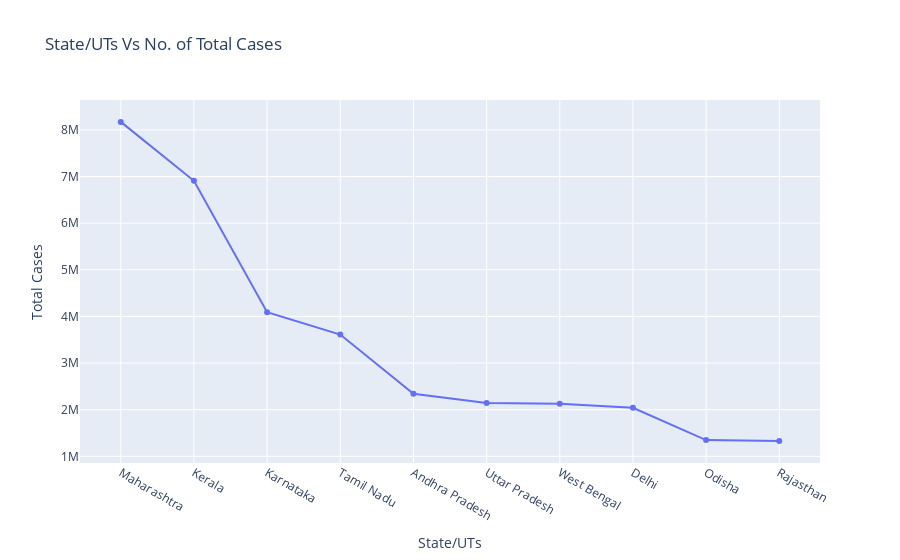

Write notebook code for a chart like this one.
### Markdown cell above
#### 3.5) Total Cases state Wise. 
Maharshtra being the leading one and Kerala at it's behind

### Code cell
x = sd[['State/UTs','Total Cases']].sort_values(by = 'Total Cases',ascending=False)[:10]['State/UTs'].values
y = sd[['State/UTs','Total Cases']].sort_values(by = 'Total Cases',ascending=False)[:10]['Total Cases'].values


df = pd.DataFrame({'State/UTs':x,
                  'Total Cases':y })

fig = px.line(df, 
             x='State/UTs', 
             y='Total Cases',
             markers = True,
             title='State/UTs Vs No. of Total Cases'
            )

fig.show()

### Figure 1 — Plotly figure (JSON) as saved in the notebook; plotly's stock layout.template omitted (floating-point values rounded to 4 significant figures)
{"data": [{"hovertemplate": "State/UTs=%{x}<br>Total Cases=%{y}<extra></extra>", "legendgroup": "", "line": {"color": "#636efa", "dash": "solid"}, "marker": {"symbol": "circle"}, "mode": "markers+lines", "name": "", "orientation": "v", "showlegend": false, "type": "scatter", "x": ["Maharashtra", "Kerala", "Karnataka", "Tamil Nadu", "Andhra Pradesh", "Uttar Pradesh", "West Bengal", "Delhi", "Odisha", "Rajasthan"], "xaxis": "x", "y": [8171048, 6907241, 4088769, 3610655, 2340676, 2145431, 2126282, 2040910, 1348409, 1326465], "yaxis": "y"}], "layout": {"legend": {"tracegroupgap": 0}, "title": {"text": "State/UTs Vs No. of Total Cases"}, "xaxis": {"anchor": "y", "domain": [0, 1], "title": {"text": "State/UTs"}}, "yaxis": {"anchor": "x", "domain": [0, 1], "title": {"text": "Total Cases"}}}}
